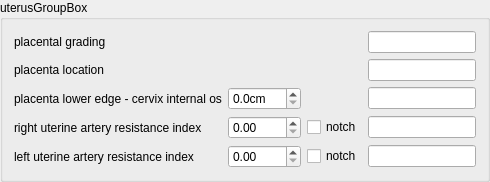
    <widget class="QGroupBox" name="uterusGroupBox">
     <property name="sizePolicy">
      <sizepolicy hsizetype="Preferred" vsizetype="Minimum">
       <horstretch>0</horstretch>
       <verstretch>0</verstretch>
      </sizepolicy>
     </property>
     <property name="title">
      <string>uterusGroupBox</string>
     </property>
     <layout class="QGridLayout" name="gridLayout_5">
      <item row="0" column="0">
       <widget class="QLabel" name="placentalGradingLabel">
        <property name="text">
         <string>placental grading</string>
        </property>
       </widget>
      </item>
      <item row="0" column="1">
       <layout class="QHBoxLayout" name="placentalGradingRadioLayout"/>
      </item>
      <item row="0" column="3">
       <widget class="QLineEdit" name="placentalGradingLineEdit"/>
      </item>
      <item row="1" column="0">
       <widget class="QLabel" name="placentaLocalizationLabel">
        <property name="text">
         <string>placenta location</string>
        </property>
       </widget>
      </item>
      <item row="1" column="1">
       <layout class="QHBoxLayout" name="placentaLocalizationRadioLayout"/>
      </item>
      <item row="1" column="3">
       <widget class="QLineEdit" name="placentaLocalizationLineEdit"/>
      </item>
      <item row="2" column="0">
       <widget class="QLabel" name="placentaCervixDistanceLabel">
        <property name="text">
         <string>placenta lower edge - cervix internal os</string>
        </property>
       </widget>
      </item>
      <item row="2" column="1">
       <widget class="QDoubleSpinBox" name="placentaCervixDistanceDoubleSpinBox">
        <property name="suffix">
         <string>cm</string>
        </property>
        <property name="decimals">
         <number>1</number>
        </property>
       </widget>
      </item>
      <item row="2" column="3">
       <widget class="QLineEdit" name="placentaCervixDistanceLineEdit"/>
      </item>
      <item row="3" column="0">
       <widget class="QLabel" name="rightUterineArteryLabel">
        <property name="text">
         <string>right uterine artery resistance index</string>
        </property>
        <property name="wordWrap">
         <bool>true</bool>
        </property>
       </widget>
      </item>
      <item row="3" column="1">
       <widget class="QDoubleSpinBox" name="rightUterineArteryDoubleSpinBox">
        <property name="maximum">
         <double>1.000000000000000</double>
        </property>
       </widget>
      </item>
      <item row="3" column="2">
       <widget class="QCheckBox" name="rightUterineArteryNotchCheckBox">
        <property name="text">
         <string>notch</string>
        </property>
       </widget>
      </item>
      <item row="3" column="3">
       <widget class="QLineEdit" name="rightUterineArteryLineEdit"/>
      </item>
      <item row="4" column="0">
       <widget class="QLabel" name="leftUterineArteryLabel">
        <property name="text">
         <string>left uterine artery resistance index</string>
        </property>
        <property name="wordWrap">
         <bool>true</bool>
        </property>
       </widget>
      </item>
      <item row="4" column="1">
       <widget class="QDoubleSpinBox" name="leftUterineArteryDoubleSpinBox">
        <property name="maximum">
         <double>1.000000000000000</double>
        </property>
       </widget>
      </item>
      <item row="4" column="2">
       <widget class="QCheckBox" name="leftUterineArteryNotchCheckBox">
        <property name="text">
         <string>notch</string>
        </property>
       </widget>
      </item>
      <item row="4" column="3">
       <widget class="QLineEdit" name="leftUterineArteryLineEdit"/>
      </item>
     </layout>
    </widget>
